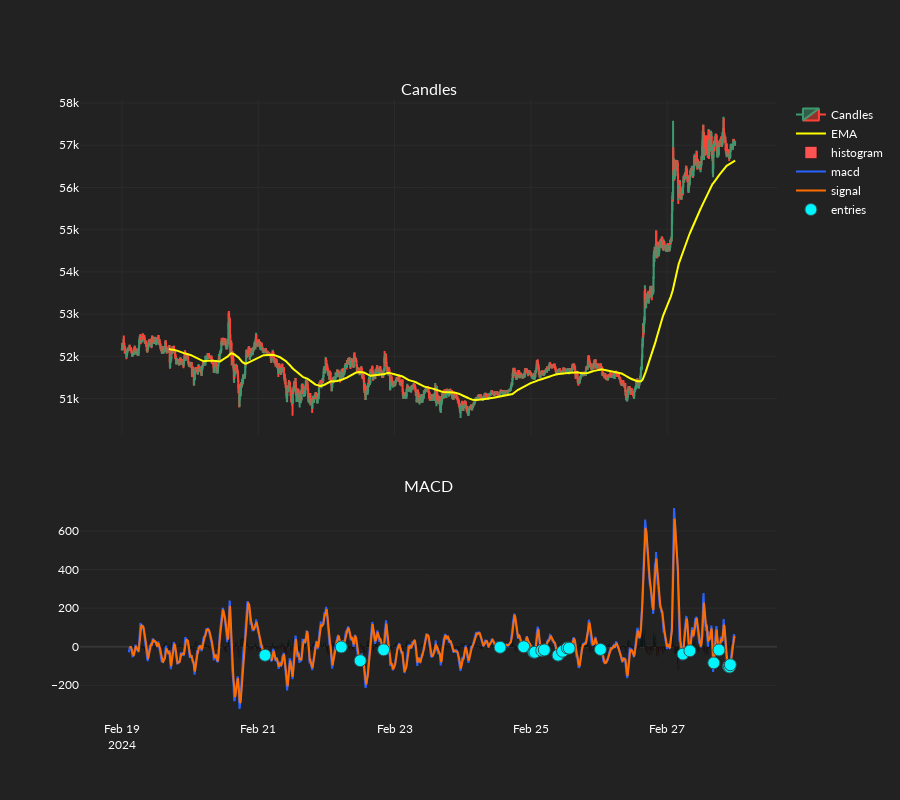
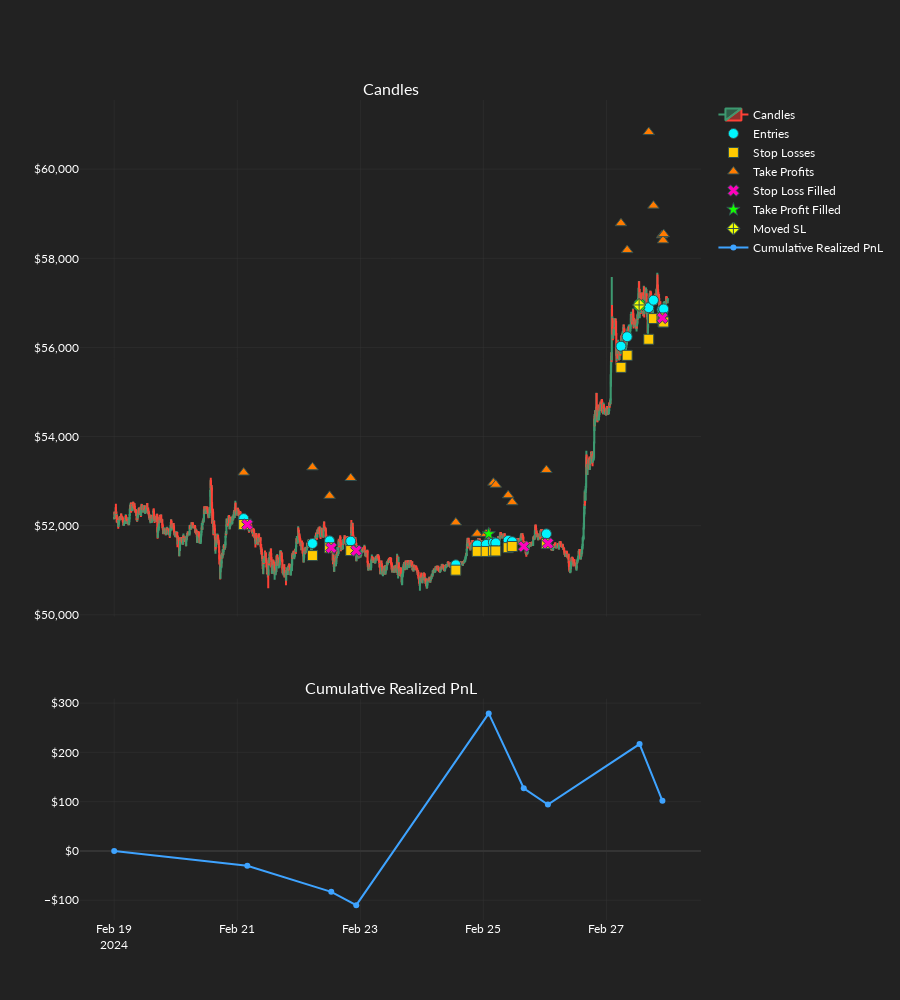

The notebook cell these images were saved under, in order:
### Code cell
order_records_df = or_backtest(
    backtest_settings=backtest_settings,
    candles=candles,
    dos_arrays=dos_arrays,
    exchange_settings=exchange_settings,
    static_os=static_os,
    strategy=macd_strat,
    dos_index=1,
    ind_set_index=0,
    plot_results=True,
    logger_bool=True,
)

### Figure 1 — Plotly figure (JSON) as saved in the notebook; plotly's stock layout.template omitted (floating-point values rounded to 4 significant figures; data arrays with more than 128 entries replaced by an {"elided": "..."} marker saying what was removed)
{"data": [{"close": {"elided": "2592 float values"}, "high": {"elided": "2592 float values"}, "low": {"elided": "2592 float values"}, "name": "Candles", "open": {"elided": "2592 float values"}, "type": "candlestick", "x": {"elided": "2592 str values"}, "xaxis": "x", "yaxis": "y"}, {"line": {"color": "yellow"}, "name": "EMA", "type": "scatter", "x": {"elided": "2592 str values"}, "xaxis": "x", "y": {"elided": "2592 float values"}, "yaxis": "y"}, {"marker": {"color": {"elided": "2592 str values"}}, "name": "histogram", "type": "bar", "x": {"elided": "2592 str values"}, "xaxis": "x2", "y": {"elided": "2592 float values"}, "yaxis": "y2"}, {"line": {"color": "#2962FF"}, "name": "macd", "type": "scatter", "x": {"elided": "2592 str values"}, "xaxis": "x2", "y": {"elided": "2592 float values"}, "yaxis": "y2"}, {"line": {"color": "#FF6D00"}, "name": "signal", "type": "scatter", "x": {"elided": "2592 str values"}, "xaxis": "x2", "y": {"elided": "2592 float values"}, "yaxis": "y2"}, {"marker": {"color": "#00F6FF", "line": {"color": "DarkSlateGrey", "width": 1}, "size": 12, "symbol": "circle"}, "mode": "markers", "name": "entries", "type": "scatter", "x": {"elided": "2592 str values"}, "xaxis": "x2", "y": {"elided": "2592 float values"}, "yaxis": "y2"}], "layout": {"annotations": [{"font": {"size": 16}, "showarrow": false, "text": "Candles", "x": 0.5, "xanchor": "center", "xref": "paper", "y": 1, "yanchor": "bottom", "yref": "paper"}, {"font": {"size": 16}, "showarrow": false, "text": "MACD", "x": 0.5, "xanchor": "center", "xref": "paper", "y": 0.36, "yanchor": "bottom", "yref": "paper"}], "height": 800, "xaxis": {"anchor": "y", "domain": [0, 1], "matches": "x2", "rangeslider": {"visible": false}, "showticklabels": false}, "xaxis2": {"anchor": "y2", "domain": [0, 1]}, "yaxis": {"anchor": "x", "domain": [0.46, 1]}, "yaxis2": {"anchor": "x2", "domain": [0, 0.36]}}}

### Figure 2 — Plotly figure (JSON) as saved in the notebook; plotly's stock layout.template omitted (floating-point values rounded to 4 significant figures; data arrays with more than 128 entries replaced by an {"elided": "..."} marker saying what was removed)
{"data": [{"close": {"elided": "2592 float values"}, "high": {"elided": "2592 float values"}, "low": {"elided": "2592 float values"}, "name": "Candles", "open": {"elided": "2592 float values"}, "type": "candlestick", "x": {"elided": "2592 str values"}, "xaxis": "x", "yaxis": "y"}, {"marker": {"color": "#00F6FF", "line": {"color": "DarkSlateGrey", "width": 1}, "size": 10, "symbol": "circle"}, "mode": "markers", "name": "Entries", "type": "scatter", "x": ["2024-02-21T02:30:00", "2024-02-22T05:20:00", "2024-02-22T12:00:00", "2024-02-22T20:15:00", "2024-02-24T13:15:00", "2024-02-24T21:35:00", "2024-02-25T01:05:00", "2024-02-25T03:55:00", "2024-02-25T04:50:00", "2024-02-25T09:40:00", "2024-02-25T11:15:00", "2024-02-26T00:35:00", "2024-02-27T05:40:00", "2024-02-27T08:05:00", "2024-02-27T16:30:00", "2024-02-27T18:20:00", "2024-02-27T21:40:00", "2024-02-27T22:05:00", "2024-02-27T22:20:00"], "xaxis": "x", "y": [52160.0, 51600, 51660.0, 51650.0, 51120.0, 51570.0, 51580.0, 51630.0, 51610.0, 51670.0, 51640.0, 51820.0, 56030.0, 56240.0, 56890.0, 57060.0, 56850.0, 56810.0, 56860.0], "yaxis": "y"}, {"marker": {"color": "#FFCA00", "line": {"color": "DarkSlateGrey", "width": 1}, "size": 10, "symbol": "square"}, "mode": "markers", "name": "Stop Losses", "type": "scatter", "x": ["2024-02-21T02:30:00", "2024-02-22T05:20:00", "2024-02-22T12:00:00", "2024-02-22T20:15:00", "2024-02-24T13:15:00", "2024-02-24T21:35:00", "2024-02-25T01:05:00", "2024-02-25T03:55:00", "2024-02-25T04:50:00", "2024-02-25T09:40:00", "2024-02-25T11:15:00", "2024-02-26T00:35:00", "2024-02-27T05:40:00", "2024-02-27T08:05:00", "2024-02-27T16:30:00", "2024-02-27T18:20:00", "2024-02-27T21:40:00", "2024-02-27T22:05:00", "2024-02-27T22:20:00"], "xaxis": "x", "y": [52030.0, 51330.0, 51500.0, 51440.0, 51000.0, 51420.0, 51420.0, 51430.0, 51430.0, 51510.0, 51530.0, 51600.0, 55550.0, 55823, 56180.0, 56650.0, 56661, 56570.0, 56570.0], "yaxis": "y"}, {"marker": {"color": "#FF7B00", "line": {"color": "DarkSlateGrey", "width": 1}, "size": 10, "symbol": "triangle-up"}, "mode": "markers", "name": "Take Profits", "type": "scatter", "x": ["2024-02-21T02:30:00", "2024-02-22T05:20:00", "2024-02-22T12:00:00", "2024-02-22T20:15:00", "2024-02-24T13:15:00", "2024-02-24T21:35:00", "2024-02-25T01:05:00", "2024-02-25T03:55:00", "2024-02-25T04:50:00", "2024-02-25T09:40:00", "2024-02-25T11:15:00", "2024-02-26T00:35:00", "2024-02-27T05:40:00", "2024-02-27T08:05:00", "2024-02-27T16:30:00", "2024-02-27T18:20:00", "2024-02-27T21:40:00", "2024-02-27T22:05:00", "2024-02-27T22:20:00"], "xaxis": "x", "y": [53190.0, 53310.0, 52670.0, 53070.0, 52070.0, 51820.0, 51820.0, 52960.0, 52920.0, 52683, 52530.0, 53250.0, 58790.0, 58180.0, 60830.0, 59180.0, 58520.0, 58400.0, 58540.0], "yaxis": "y"}, {"marker": {"color": ["#FF00BB", "#FF00BB", "#FF00BB", "#FF00BB", "#FF00BB", "#14FF00", "#FF00BB"], "line": {"color": "DarkSlateGrey", "width": 1}, "size": 10, "symbol": "x"}, "mode": "markers", "name": "Stop Loss Filled", "type": "scatter", "x": ["2024-02-21T03:55:00", "2024-02-22T12:40:00", "2024-02-22T22:25:00", "2024-02-25T15:45:00", "2024-02-26T01:10:00", "2024-02-27T12:55:00", "2024-02-27T21:50:00"], "xaxis": "x", "y": [52030.0, 51500.0, 51440.0, 51530.0, 51600.0, 56950.0, 56661], "yaxis": "y"}, {"marker": {"color": "#14FF00", "line": {"color": "DarkSlateGrey", "width": 1}, "size": 10, "symbol": "star"}, "mode": "markers", "name": "Take Profit Filled", "type": "scatter", "x": ["2024-02-25T02:05:00"], "xaxis": "x", "y": [51820.0], "yaxis": "y"}, {"marker": {"color": "#F1FF00", "line": {"color": "DarkSlateGrey", "width": 1}, "size": 10, "symbol": "diamond-cross"}, "mode": "markers", "name": "Moved SL", "type": "scatter", "x": ["2024-02-27T12:45:00"], "xaxis": "x", "y": [56950.0], "yaxis": "y"}, {"line": {"color": "#3EA3FF"}, "name": "Cumulative Realized PnL", "type": "scatter", "x": ["2024-02-19T00:00:00", "2024-02-21T03:55:00", "2024-02-22T12:40:00", "2024-02-22T22:25:00", "2024-02-25T02:05:00", "2024-02-25T15:45:00", "2024-02-26T01:10:00", "2024-02-27T12:55:00", "2024-02-27T21:50:00"], "xaxis": "x2", "y": [0, -29.95, -82.92, -110.0, 279.1, 127.3, 94.28, 216.9, 101.6], "yaxis": "y2"}], "layout": {"annotations": [{"font": {"size": 16}, "showarrow": false, "text": "Candles", "x": 0.5, "xanchor": "center", "xref": "paper", "y": 1, "yanchor": "bottom", "yref": "paper"}, {"font": {"size": 16}, "showarrow": false, "text": "Cumulative Realized PnL", "x": 0.5, "xanchor": "center", "xref": "paper", "y": 0.27, "yanchor": "bottom", "yref": "paper"}], "height": 1000, "xaxis": {"anchor": "y", "domain": [0, 1], "matches": "x2", "rangeslider": {"visible": false}, "showticklabels": false}, "xaxis2": {"anchor": "y2", "domain": [0, 1]}, "yaxis": {"anchor": "x", "domain": [0.37, 1], "tickformat": "$,"}, "yaxis2": {"anchor": "x2", "domain": [0, 0.27], "tickformat": "$,"}}}
